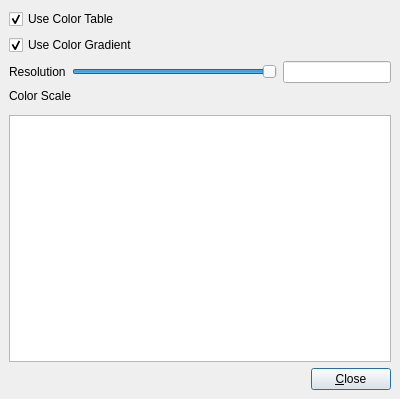
<ui version="4.0" >
 <author></author>
 <comment></comment>
 <exportmacro></exportmacro>
 <class>pqColorMapEditor</class>
 <widget class="QDialog" name="pqColorMapEditor" >
  <property name="geometry" >
   <rect>
    <x>0</x>
    <y>0</y>
    <width>400</width>
    <height>399</height>
   </rect>
  </property>
  <property name="windowTitle" >
   <string>Color Map Editor</string>
  </property>
  <layout class="QVBoxLayout" >
   <property name="margin" >
    <number>9</number>
   </property>
   <property name="spacing" >
    <number>6</number>
   </property>
   <item>
    <widget class="QCheckBox" name="UseTable" >
     <property name="whatsThis" >
      <string>Check the box to use a fixed size color table. Uncheck the box to use a color transfer function.</string>
     </property>
     <property name="text" >
      <string>Use Color Table</string>
     </property>
     <property name="checked" >
      <bool>true</bool>
     </property>
    </widget>
   </item>
   <item>
    <widget class="QFrame" name="TableFrame" >
     <property name="frameShape" >
      <enum>QFrame::NoFrame</enum>
     </property>
     <property name="frameShadow" >
      <enum>QFrame::Plain</enum>
     </property>
     <layout class="QGridLayout" >
      <property name="margin" >
       <number>0</number>
      </property>
      <property name="spacing" >
       <number>6</number>
      </property>
      <item row="0" column="0" colspan="3" >
       <widget class="QCheckBox" name="UseGradient" >
        <property name="whatsThis" >
         <string>Check the box to use a color gradient. Uncheck the box to set individual colors in the color table.</string>
        </property>
        <property name="text" >
         <string>Use Color Gradient</string>
        </property>
        <property name="checked" >
         <bool>true</bool>
        </property>
       </widget>
      </item>
      <item row="1" column="2" >
       <widget class="QLineEdit" name="TableSizeText" >
        <property name="sizePolicy" >
         <sizepolicy>
          <hsizetype>5</hsizetype>
          <vsizetype>0</vsizetype>
          <horstretch>0</horstretch>
          <verstretch>0</verstretch>
         </sizepolicy>
        </property>
        <property name="whatsThis" >
         <string>This displays the color table resolution. It can also be used to enter a new value for the table size.</string>
        </property>
       </widget>
      </item>
      <item row="1" column="1" >
       <widget class="QSlider" name="TableSize" >
        <property name="whatsThis" >
         <string>You can change the color table size by moving the slider.</string>
        </property>
        <property name="minimum" >
         <number>2</number>
        </property>
        <property name="maximum" >
         <number>256</number>
        </property>
        <property name="value" >
         <number>256</number>
        </property>
        <property name="orientation" >
         <enum>Qt::Horizontal</enum>
        </property>
       </widget>
      </item>
      <item row="1" column="0" >
       <widget class="QLabel" name="label" >
        <property name="whatsThis" >
         <string>You can change the color table size by moving the slider.</string>
        </property>
        <property name="text" >
         <string>Resolution</string>
        </property>
       </widget>
      </item>
     </layout>
    </widget>
   </item>
   <item>
    <widget class="QLabel" name="ColorLabel" >
     <property name="text" >
      <string>Color Scale</string>
     </property>
    </widget>
   </item>
   <item>
    <widget class="pqColorMapWidget" name="ColorScale" >
     <property name="whatsThis" >
      <string>This displays the color scale. The control points determine how the gradient is rendered.</string>
     </property>
    </widget>
   </item>
   <item>
    <widget class="QListView" name="ColorTable" >
     <property name="whatsThis" >
      <string>This displays the colors in the color table. Each entry in the color table can be changed.</string>
     </property>
     <property name="flow" >
      <enum>QListView::LeftToRight</enum>
     </property>
     <property name="isWrapping" stdset="0" >
      <bool>true</bool>
     </property>
     <property name="resizeMode" >
      <enum>QListView::Adjust</enum>
     </property>
     <property name="spacing" >
      <number>4</number>
     </property>
    </widget>
   </item>
   <item>
    <layout class="QHBoxLayout" >
     <property name="margin" >
      <number>0</number>
     </property>
     <property name="spacing" >
      <number>6</number>
     </property>
     <item>
      <spacer>
       <property name="orientation" >
        <enum>Qt::Horizontal</enum>
       </property>
       <property name="sizeHint" >
        <size>
         <width>131</width>
         <height>20</height>
        </size>
       </property>
      </spacer>
     </item>
     <item>
      <widget class="QPushButton" name="CloseButton" >
       <property name="text" >
        <string>&amp;Close</string>
       </property>
      </widget>
     </item>
    </layout>
   </item>
  </layout>
 </widget>
 <pixmapfunction></pixmapfunction>
 <customwidgets>
  <customwidget>
   <class>pqColorMapWidget</class>
   <extends></extends>
   <header>pqColorMapWidget.h</header>
   <container>0</container>
   <pixmap></pixmap>
  </customwidget>
 </customwidgets>
 <tabstops>
  <tabstop>UseTable</tabstop>
  <tabstop>UseGradient</tabstop>
  <tabstop>TableSize</tabstop>
  <tabstop>TableSizeText</tabstop>
  <tabstop>CloseButton</tabstop>
 </tabstops>
 <resources/>
 <connections/>
</ui>
